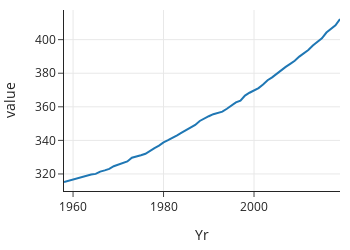

Notebook code for this chart:
### Markdown cell above
## Reshaping the Data Table

The CO2 measurements taken at the Mauna Loa research station are also available both daily and hourly. The hourly data has a *finer granularity* than the daily data; and reciprocally, the daily data is *coarser* than the hourly data. 

Why not always just use the data with the finest granularity available? On a computational level, fine-grained data can become quite large. The Mauna Loa Observatory started recording CO2 levels in 1958. Imagine how many rows the data table would contain if they provided measurements every single second! But more importantly, we want the granularity of the data to match our research question. Suppose we want to see whether CO2 levels have risen over the past 50+ years, consistent with global warming predictions. We don’t need a CO2 measurement every second. In fact, we might well be content with yearly averages where the seasonal patterns are smoothed away. We can aggregate the monthly measurements, changing its granularity to annual averages, and make a plot to display the general trend.
We can use *aggregation* to go to a coarser granularity — in `pandas`, we use `.groupby()` and `.agg()`.

### Code cell
fig = px.line(co2.groupby('Yr')['Int'].mean(),
             height=250, width=350)
fig.update_layout(showlegend=False)
fig.show()

### Figure 1 — Plotly figure (JSON) as saved in the notebook; plotly's stock layout.template omitted (floating-point values rounded to 4 significant figures)
{"data": [{"hovertemplate": "variable=Int<br>Yr=%{x}<br>value=%{y}<extra></extra>", "legendgroup": "Int", "line": {"color": "#1F77B4", "dash": "solid"}, "marker": {"symbol": "circle"}, "mode": "lines", "name": "Int", "orientation": "v", "showlegend": true, "type": "scatter", "x": [1958, 1959, 1960, 1961, 1962, 1963, 1964, 1965, 1966, 1967, 1968, 1969, 1970, 1971, 1972, 1973, 1974, 1975, 1976, 1977, 1978, 1979, 1980, 1981, 1982, 1983, 1984, 1985, 1986, 1987, 1988, 1989, 1990, 1991, 1992, 1993, 1994, 1995, 1996, 1997, 1998, 1999, 2000, 2001, 2002, 2003, 2004, 2005, 2006, 2007, 2008, 2009, 2010, 2011, 2012, 2013, 2014, 2015, 2016, 2017, 2018, 2019], "xaxis": "x", "y": [315.2, 316.0, 316.9, 317.6, 318.5, 319.0, 319.6, 320.0, 321.4, 322.2, 323.0, 324.6, 325.7, 326.3, 327.5, 329.7, 330.2, 331.1, 332.0, 333.8, 335.4, 336.8, 338.8, 340.1, 341.4, 343.1, 344.7, 346.1, 347.4, 349.2, 351.6, 353.1, 354.4, 355.6, 356.4, 357.1, 358.8, 360.8, 362.6, 363.7, 366.7, 368.4, 369.5, 371.1, 373.3, 375.8, 377.5, 379.8, 381.9, 383.8, 385.6, 387.4, 389.9, 391.7, 393.9, 396.5, 398.6, 400.8, 404.2, 406.6, 408.5, 412.3], "yaxis": "y"}], "layout": {"height": 250, "legend": {"title": {"text": "variable"}, "tracegroupgap": 0}, "showlegend": false, "width": 350, "xaxis": {"anchor": "y", "autorange": true, "domain": [0, 1], "range": [1958, 2019], "title": {"text": "Yr"}, "type": "linear"}, "yaxis": {"anchor": "x", "autorange": true, "domain": [0, 1], "range": [309.9, 417.7], "title": {"text": "value"}, "type": "linear"}}}
